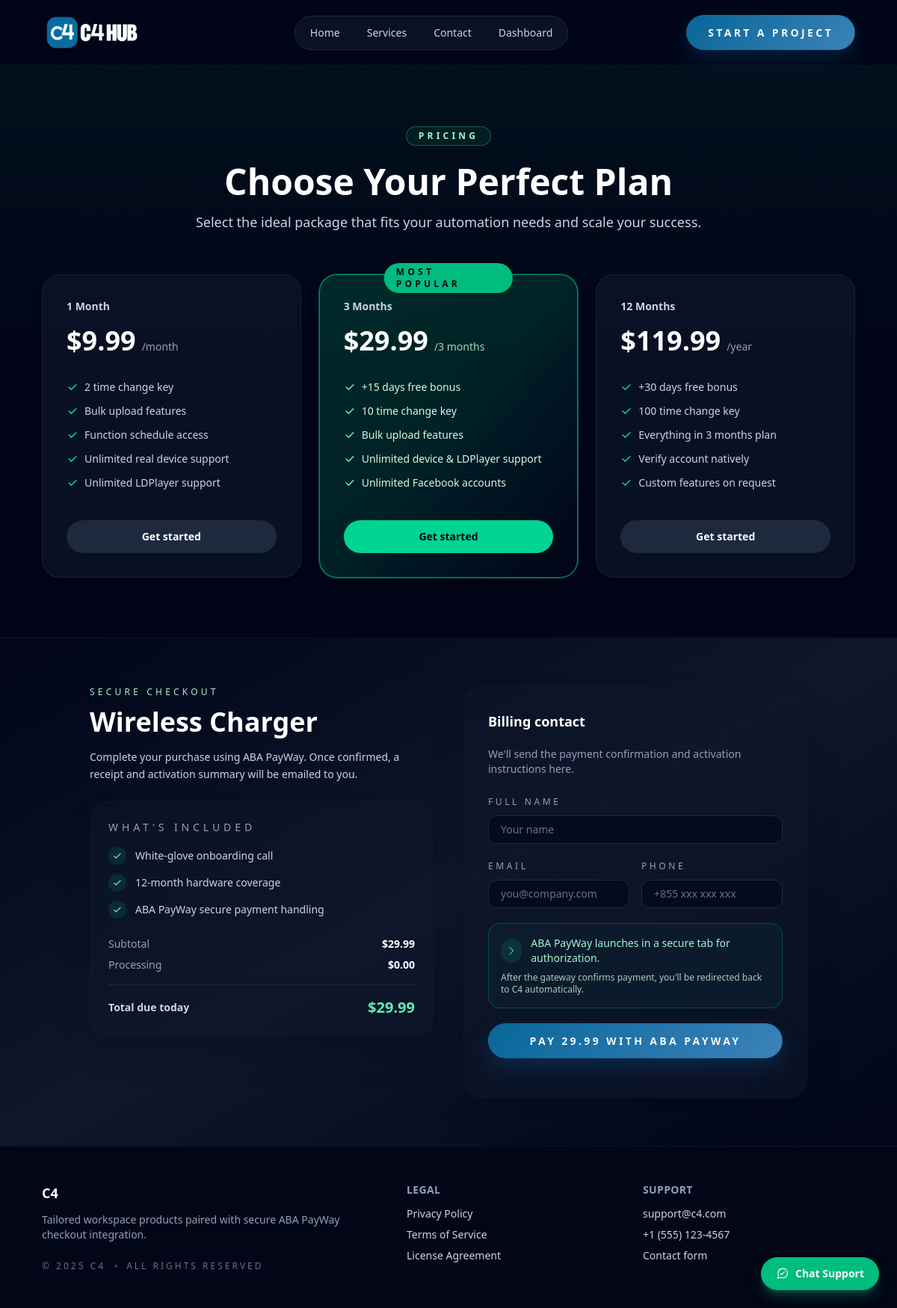
The page /service/6/order on the database its author committed.
### app/models.py (models this page shows, shortened)
class Service(db.Model):
    __tablename__ = "services"
    id = db.Column(db.Integer, primary_key=True)
    name = db.Column(db.String(255), nullable=False)
    price = db.Column(db.Numeric(10, 2), nullable=False)
    image = db.Column(db.String(255), nullable=True)
    description = db.Column(db.Text, nullable=True)
    long_description = db.Column(db.Text, nullable=True)
    created_at = db.Column(db.DateTime, default=datetime.utcnow, nullable=False)
    updated_at = db.Column(
        db.DateTime,
        default=datetime.utcnow,
        onupdate=datetime.utcnow,
        nullable=False,
    )
    orders = db.relationship("Order", back_populates="service", lazy="select")

### app/routes.py (the view)
@bp.get("/service/<int:service_id>/order")
def order_service(service_id: int):
    service = data.get_service(service_id)
    if service is None:
        abort(404)
    return render_template(
        "payments.html",
        service=service,
        service_id=service["id"],
        pricing_plans=data.list_pricing_plans(),
    )

### app/data.py (called while the page is built)
def _normalize_static_image_name(name: str | None) -> str | None:
    if not name:
        return None
    sanitized = name.strip().replace(" ", "_")
    canonical = _CANONICAL_IMAGE_LOOKUP.get(sanitized.lower())
    return canonical or sanitized

def _service_to_dict(service: Service) -> dict[str, Any]:
    return {
        "id": service.id,
        "name": service.name,
        "price": float(service.price),
        "image": _normalize_static_image_name(service.image),
        "desc": service.description,
        "long_description": service.long_description,
    }

def get_service(service_id: int) -> dict[str, Any] | None:
    service = Service.query.get(service_id)
    if service is None:
        ensure_seed_data()
        service = Service.query.get(service_id)
    if service is None:
        return None
    return _service_to_dict(service)

### app/templates/payments.html (shortened to what this page needs)
{% extends "base.html" %}
{% set plans = pricing_plans if pricing_plans is defined else [] %}
{% set current_plan_id = service_id if service_id is defined else None %}
{% block content %}
{% if plans %}
<section class="relative border-b border-slate-900/80 bg-slate-950/60">
    <div class="absolute inset-0 -z-10 bg-gradient-to-b from-emerald-900/40 via-slate-950/60 to-slate-950/90"></div>
    <div class="mx-auto w-full max-w-6xl px-4 py-20 sm:px-6 lg:px-8">
        <div class="text-center">
            <span class="inline-flex items-center justify-center rounded-full border border-emerald-300/30 bg-emerald-500/10 px-4 py-1 text-xs font-semibold uppercase tracking-[0.35em] text-emerald-200">
                Pricing
            </span>
            <h1 class="mt-6 text-4xl font-semibold text-white font-display sm:text-5xl">Choose Your Perfect Plan</h1>
            <p class="mt-4 text-base text-slate-300 sm:text-lg">
                Select the ideal package that fits your automation needs and scale your success.
            </p>
        </div>
        <div class="mt-14 grid gap-6 lg:grid-cols-3">
            {% for plan in plans %}
                {% set is_highlight = plan.variant == 'highlight' or (plan.service_id and plan.service_id == current_plan_id) %}
                {% set card_classes = 'relative flex flex-col rounded-3xl border border-emerald-400/60 bg-gradient-to-br from-emerald-700/30 via-emerald-600/20 to-slate-950/90 p-8 shadow-xl ring-1 ring-emerald-400/40' if is_highlight else 'relative flex flex-col rounded-3xl border border-slate-800/70 bg-slate-900/70 p-8 shadow-lg transition hover:border-emerald-400/40' %}
                {% set feature_text_class = 'text-emerald-100' if is_highlight else 'text-slate-300' %}
                {% set icon_class = 'text-emerald-300' if is_highlight else 'text-emerald-400' %}
                {% set price_suffix_class = 'text-emerald-200/90' if is_highlight else 'text-slate-400' %}
                {% set button_classes = 'mt-10 inline-flex items-center justify-center rounded-full bg-emerald-400 px-6 py-3 text-sm font-semibold text-slate-950 transition hover:bg-emerald-300' if is_highlight else 'mt-10 inline-flex items-center justify-center rounded-full bg-slate-800 px-6 py-3 text-sm font-semibold text-white transition hover:bg-slate-700' %}
                {% set plan_href = url_for('main.order_service', service_id=plan.service_id) if plan.service_id else url_for('main.contact') %}
                <article class="{{ card_classes }}">
                    {% if plan.badge %}
                        <span class="absolute -top-4 left-1/2 -translate-x-1/2 rounded-full bg-emerald-500 px-4 py-1 text-xs font-semibold uppercase tracking-[0.35em] text-slate-950">
                            {{ plan.badge }}
                        </span>
                    {% endif %}
                    <div class="text-sm font-semibold text-slate-300">{{ plan.title }}</div>
                    <div class="mt-4 flex items-baseline gap-2">
                        <span class="text-4xl font-semibold text-white">${{ plan.price_display }}</span>
                        <span class="text-sm {{ price_suffix_class }}">{{ plan.price_suffix }}</span>
                    </div>
                    <ul class="mt-8 space-y-3 text-sm {{ feature_text_class }}">
                        {% for feature in plan.features %}
                            <li class="flex items-center gap-2">
                                <svg class="h-4 w-4 {{ icon_class }}" xmlns="http://www.w3.org/2000/svg" fill="currentColor" viewBox="0 0 20 20"><path fill-rule="evenodd" d="M16.707 5.293a1 1 0 00-1.414 0L8 12.586 4.707 9.293a1 1 0 10-1.414 1.414l4 4a1 1 0 001.414 0l8-8a1 1 0 000-1.414z" clip-rule="evenodd"/></svg>
                                {{ feature }}
                            </li>
                        {% endfor %}
                    </ul>
                    <button type="button"
                            class="{{ button_classes }}"
                            data-plan-open
                            data-plan-title="{{ plan.title }}"
                            data-plan-price="{{ plan.price_display }}"
                            data-plan-service-id="{{ plan.service_id if plan.service_id is not none else '' }}"
                            data-plan-href="{{ plan_href }}">
                        Get started
                    </button>
                </article>
            {% endfor %}
        </div>
    </div>
</section>
{% endif %}
<section class="relative isolate overflow-hidden">
    <div class="absolute inset-0 -z-10 bg-gradient-to-br from-slate-950 via-slate-900 to-slate-950"></div>
    <div class="mx-auto flex w-full max-w-5xl flex-col gap-10 px-4 py-16 sm:px-6 lg:flex-row lg:px-8">
        <div class="flex-1 space-y-6">
            <header>
                <p class="text-xs uppercase tracking-[0.35em] text-emerald-200">Secure checkout</p>
                <h2 class="mt-3 text-4xl font-semibold text-white font-display">{{ service.name }}</h2>
                <p class="mt-4 text-sm leading-relaxed text-slate-300">
                    Complete your purchase using ABA PayWay. Once confirmed, a receipt and activation summary will be emailed to you.
                </p>
            </header>
            <div class="rounded-3xl border border-slate-900/80 bg-slate-900/50 p-6 shadow-2xl">
                <h3 class="text-sm uppercase tracking-[0.35em] text-slate-400">What's included</h3>
                <ul class="mt-4 space-y-3 text-sm text-slate-300">
                    <li class="flex items-center gap-3">
                        <span class="inline-flex h-6 w-6 items-center justify-center rounded-full bg-emerald-500/15 text-emerald-200">
                            <svg xmlns="http://www.w3.org/2000/svg" class="h-3.5 w-3.5" fill="none" viewBox="0 0 24 24" stroke="currentColor">
                                <path stroke-linecap="round" stroke-linejoin="round" stroke-width="2" d="M5 13l4 4L19 7" />
                            </svg>
                        </span>
                        White-glove onboarding call
                    </li>
                    <li class="flex items-center gap-3">
                        <span class="inline-flex h-6 w-6 items-center justify-center rounded-full bg-emerald-500/15 text-emerald-200">
                            <svg xmlns="http://www.w3.org/2000/svg" class="h-3.5 w-3.5" fill="none" viewBox="0 0 24 24" stroke="currentColor">
                                <path stroke-linecap="round" stroke-linejoin="round" stroke-width="2" d="M5 13l4 4L19 7" />
                            </svg>
                        </span>
                        12-month hardware coverage
                    </li>
                    <li class="flex items-center gap-3">
                        <span class="inline-flex h-6 w-6 items-center justify-center rounded-full bg-emerald-500/15 text-emerald-200">
                            <svg xmlns="http://www.w3.org/2000/svg" class="h-3.5 w-3.5" fill="none" viewBox="0 0 24 24" stroke="currentColor">
                                <path stroke-linecap="round" stroke-linejoin="round" stroke-width="2" d="M5 13l4 4L19 7" />
                            </svg>
                        </span>
                        ABA PayWay secure payment handling
                    </li>
                </ul>
                <dl class="mt-6 flex items-center justify-between text-sm">
                    <dt class="text-slate-400">Subtotal</dt>
                    <dd class="font-semibold text-white">${{ "%.2f"|format(service.price) }}</dd>
                </dl>
                <dl class="mt-2 flex items-center justify-between text-sm">
                    <dt class="text-slate-400">Processing</dt>
                    <dd class="font-semibold text-white">$0.00</dd>
                </dl>
                <dl class="mt-4 flex items-center justify-between border-t border-slate-800 pt-4 text-sm">
                    <dt class="font-semibold text-slate-300">Total due today</dt>
                    <dd class="text-xl font-semibold text-emerald-300">${{ "%.2f"|format(service.price) }}</dd>
                </dl>
            </div>
        </div>
        <div class="flex-1">
            <form id="checkout-form" class="space-y-5 rounded-3xl border border-slate-900/80 bg-slate-900/60 p-8 shadow-2xl">
                <h3 class="text-lg font-semibold text-white">Billing contact</h3>
                <p class="text-sm text-slate-400">We'll send the payment confirmation and activation instructions here.</p>
                <div class="grid gap-4 sm:grid-cols-2">
                    <div class="sm:col-span-2">
                        <label for="fullName" class="text-xs uppercase tracking-[0.3em] text-slate-400">Full Name</label>
                        <input id="fullName" name="fullName" type="text" required placeholder="Your name"
                               class="mt-2 w-full rounded-xl border border-slate-800 bg-slate-950/70 px-4 py-2 text-sm text-white placeholder-slate-500 focus:border-emerald-400 focus:outline-none focus:ring-2 focus:ring-emerald-500/40">
                    </div>
                    <div>
                        <label for="email" class="text-xs uppercase tracking-[0.3em] text-slate-400">Email</label>
                        <input id="email" name="email" type="email" required placeholder="you@company.com"
                               class="mt-2 w-full rounded-xl border border-slate-800 bg-slate-950/70 px-4 py-2 text-sm text-white placeholder-slate-500 focus:border-emerald-400 focus:outline-none focus:ring-2 focus:ring-emerald-500/40">
                    </div>
                    <div>
                        <label for="phone" class="text-xs uppercase tracking-[0.3em] text-slate-400">Phone</label>
                        <input id="phone" name="phone" type="tel" placeholder="+855 xxx xxx xxx"
                               class="mt-2 w-full rounded-xl border border-slate-800 bg-slate-950/70 px-4 py-2 text-sm text-white placeholder-slate-500 focus:border-emerald-400 focus:outline-none focus:ring-2 focus:ring-emerald-500/40">
                    </div>
                </div>
                <div class="space-y-2 rounded-2xl border border-emerald-500/30 bg-emerald-500/5 p-4 text-sm text-emerald-200">
                    <div class="flex items-center gap-3">
                        <span class="inline-flex h-8 w-8 items-center justify-center rounded-full bg-emerald-500/15 text-emerald-200">
                            <svg xmlns="http://www.w3.org/2000/svg" class="h-4 w-4" fill="none" viewBox="0 0 24 24" stroke="currentColor">
                                <path stroke-linecap="round" stroke-linejoin="round" stroke-width="1.5" d="M9 5l7 7-7 7"/>
                            </svg>
                        </span>
                        ABA PayWay launches in a secure tab for authorization.
                    </div>
                    <p class="text-xs text-emerald-100/80">
                        After the gateway confirms payment, you'll be redirected back to C4 automatically.
                    </p>
                </div>
                <button type="submit" class="btn-primary w-full">
                    Pay {{ "%.2f"|format(service.price) }} with ABA PayWay
                </button>
            </form>
        </div>
    </div>
</section>
{% endblock %}

### rows shown on the page
Service: title "1 Month", price_display "9.99", price_suffix "/month", features "2 time change key" "Bulk upload features" "Function schedule access" "Unlimited real device support" "Unlimited LDPlayer support"
Service: badge "MOST POPULAR", title "3 Months", price_display "29.99", price_suffix "/3 months", features "+15 days free bonus" "10 time change key" "Bulk upload features" "Unlimited device & LDPlayer support" "Unlimited Facebook accounts"
Service: title "12 Months", price_display "119.99", price_suffix "/year", features "+30 days free bonus" "100 time change key" "Everything in 3 months plan" "Verify account natively" "Custom features on request"
Service: name "Wireless Charger"

### other values the page prints
{{ "%.2f"|format(service.price) }} "29.99"
